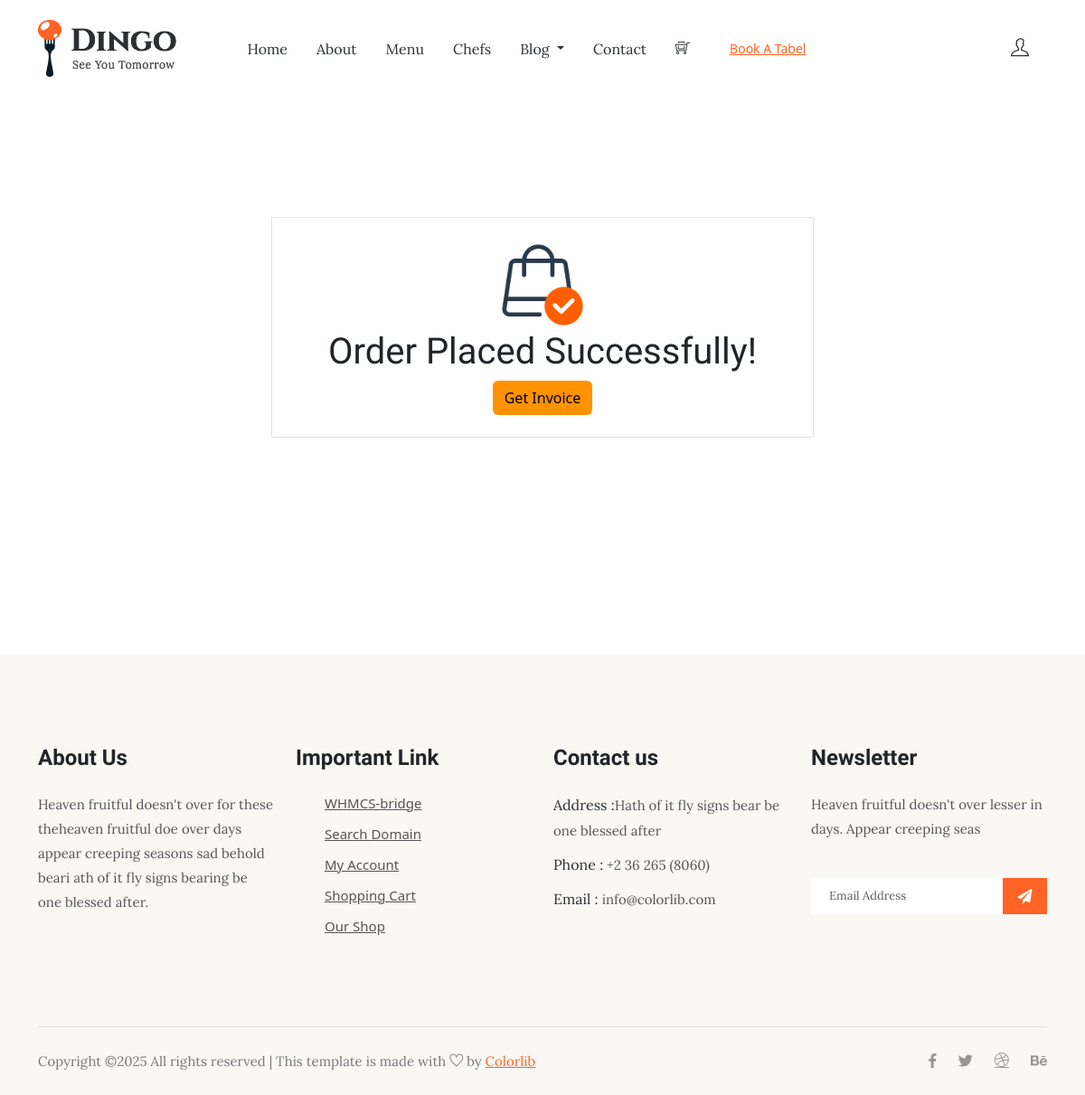
Page /confirmation_page/ on the earlier database version.
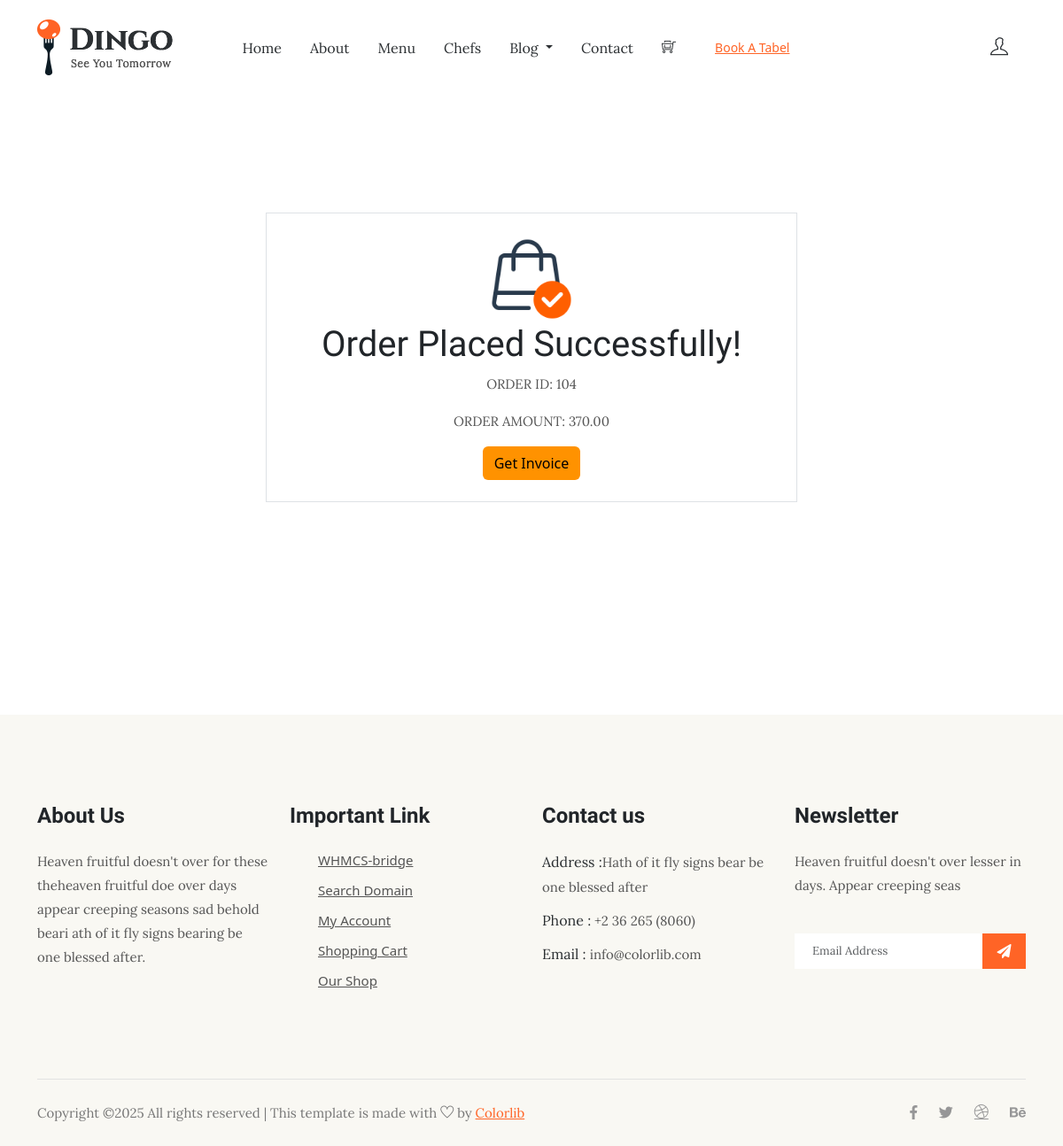
Same page on the later database version.
### DINGO_APP/models.py (models this page shows, shortened)
class Order(models.Model):
    user = models.ForeignKey(User, on_delete=models.CASCADE, null=True)
    quantity = models.IntegerField(default=1,null=True,blank=True)
    total = models.DecimalField(max_digits=10,decimal_places=2,null=True,blank=True)
    ordered_date = models.DateTimeField(null=True, blank=True)
    address = models.CharField(max_length=255)

### DINGO_APP/views.py (the view)
# urls.py: path('confirmation_page/', views.confirmation_page, name='confirmation_page'),
def confirmation_page(request):
    order = Order.objects.last()  # Get the most recent order
    return render(request, 'order_confirmation.html', {'order': order})

### Templates/order_confirmation.html (shortened to what this page needs)
<!doctype html>
{% load static %}
<html lang="en">
<head>
    <link href="https://cdn.jsdelivr.net/npm/bootstrap@5.0.2/dist/css/bootstrap.min.css" rel="stylesheet">
    <link rel="stylesheet" href="{% static 'css/bootstrap.min.css' %}">
    <link rel="stylesheet" href="{% static 'css/animate.css' %}">
    <link rel="stylesheet" href="{% static 'css/owl.carousel.min.css' %}">
    <link rel="stylesheet" href="{% static 'css/themify-icons.css' %}">
    <link rel="stylesheet" href="{% static 'css/flaticon.css' %}">
    <link rel="stylesheet" href="{% static 'css/magnific-popup.css' %}">
    <link rel="stylesheet" href="{% static 'css/slick.css' %}">
    <link rel="stylesheet" href="{% static 'css/gijgo.min.css' %}">
    <link rel="stylesheet" href="{% static 'css/nice-select.css' %}">
    <link rel="stylesheet" href="{% static 'css/all.css' %}">
    <link rel="stylesheet" href="{% static 'css/style.css' %}">
    <link rel="stylesheet" href="{% static 'css/login.css' %}">
    <link rel="stylesheet" href="{% static 'css/user.css' %}">
    <link rel="stylesheet" href="{% static 'css/cart.css' %}">
      <link href="https://cdn.jsdelivr.net/npm/bootstrap@5.3.0-alpha1/dist/css/bootstrap.min.css" rel="stylesheet">
</head>
<body>
    <header class="main_menu home_menu">
        <div class="container">
            <div class="row align-items-center">
                <div class="col-lg-12">
                    <nav class="navbar navbar-expand-lg navbar-light">
                        {% if user.is_active == 1 %}
                        <a class="navbar-brand" href="{% url 'user_home' %}"> <img src="{% static 'img/logo.png' %}" alt="logo"> </a>
                        {% else %}
                        <a class="navbar-brand" href="{% url 'index' %}"> <img src="{% static 'img/logo.png' %}" alt="logo"> </a>
                        {% endif %}
                        <div class=" navbar-collapse main-menu-item "
                            id="navbarSupportedContent">
                            <ul class="navbar-nav">
                                {% if user.is_active == 1 %}
                                <li class="nav-item">
                                    <a class="nav-link" href="{% url 'user_home' %}">Home</a>
                                </li>
                                {% else %}
                                <li class="nav-item">
                                    <a class="nav-link" href="{% url 'index' %}">Home</a>
                                </li>
                                {% endif %}
                                <li class="nav-item">
                                    <a class="nav-link" href="{% url 'about' %}">About</a>
                                </li>
                                <li class="nav-item">
                                    <a class="nav-link" href="{% url 'food_menu' %}">Menu</a>
                                </li>
                                <li class="nav-item">
                                    <a class="nav-link" href="{% url 'chefs' %}">Chefs</a>
                                </li>
                                <li class="nav-item dropdown">
                                    <a class="nav-link dropdown-toggle" href="{% url 'blog' %}" id="navbarDropdown" role="button" data-toggle="dropdown" aria-haspopup="true" aria-expanded="false">
                                        Blog
                                    </a>
                                </li>
                                <li class="nav-item">
                                    <a class="nav-link" href="{% url 'contact' %}">Contact</a>
                                </li>
                                <li class="nav-item">
                                    <a class="nav-link" href="{% url 'cart' %}">
                                        <i class="ti-shopping-cart-full" role="right-icon"></i>
                                    </a>
                                </li>
                            </ul>
                            <div class="menu_btn">
                                <a href="#" class="btn_1 d-none d-sm-block">book a tabel</a>
                            </div>
                        </div>
                        <div>
                            <ul class="user_ul">
                                <li class="nav-item dropdown user_dropdown">
                                    <a class="eg-link" data-bs-toggle="modal">
                                         <i class="ti-user" role="right-icon"></i>
                                    </a>
                                </li>
                            </ul>
                        </div>
                    </nav>
                </div>
            </div>
        </div>
    </header>
    <section>
        <div class="order_confirmation r-cart" style="padding: 30vh 0;">
            <div class="container border text-center p-4" style="width: 50%;">
                <div class="icon">
                    <img src="/static/img/order_confirmation_icon.png" alt="" style="width: 100px;">
                </div>
                <div class="content">
                    <h1>Order Placed Successfully!</h1>
                    {% if order %}
                        <p>ORDER ID: {{ order.id }}</p>
                        <p>ORDER AMOUNT: {{ order.total }}</p>
                    {% endif %}
                    <a href="{% url 'user_invoice' %}" class="btn" style="color: #000 !important;">Get Invoice</a>
                </div>
            </div>
        </div>
    </section>
    <footer class="footer-area">
        <div class="container">
            <div class="row">
                <div class="col-xl-3 col-sm-6 col-md-3 col-lg-3">
                    <div class="single-footer-widget footer_1">
                        <h4>About Us</h4>
                        <p>Heaven fruitful doesn't over for these theheaven fruitful doe over days
                            appear creeping seasons sad behold beari ath of it fly signs bearing
                            be one blessed after.</p>
                    </div>
                </div>
                <div class="col-xl-3 col-sm-6 col-md-2 col-lg-3">
                    <div class="single-footer-widget footer_2">
                        <h4>Important Link</h4>
                        <div class="contact_info">
                            <ul>
                                <li><a href="#">WHMCS-bridge</a></li>
                                <li><a href="#"> Search Domain</a></li>
                                <li><a href="#">My Account</a></li>
                                <li><a href="#">Shopping Cart</a></li>
                                <li><a href="#"> Our Shop</a></li>
                            </ul>
                        </div>
                    </div>
                </div>
                <div class="col-xl-3 col-sm-6 col-md-3 col-lg-3">
                    <div class="single-footer-widget footer_2">
                        <h4>Contact us</h4>
                        <div class="contact_info">
                            <p><span> Address :</span>Hath of it fly signs bear be one blessed after </p>
                            <p><span> Phone :</span> +2 36 265 (8060)</p>
                            <p><span> Email : </span>info@colorlib.com </p>
                        </div>
                    </div>
                </div>
                <div class="col-xl-3 col-sm-6 col-md-4 col-lg-3">
                    <div class="single-footer-widget footer_3">
                        <h4>Newsletter</h4>
                        <p>Heaven fruitful doesn't over lesser in days. Appear creeping seas</p>
                        <form action="#">
                            <div class="form-group">
                                <div class="input-group mb-3">
                                    <input type="text" class="form-control" placeholder='Email Address'
                                        onfocus="this.placeholder = ''" onblur="this.placeholder = 'Email Address'">
                                    <div class="input-group-append">
                                        <button class="btn" type="button"><i class="fas fa-paper-plane"></i></button>
                                    </div>
                                </div>
                            </div>
                        </form>
                    </div>
                </div>
            </div>
            <div class="copyright_part_text">
                <div class="row">
                    <div class="col-lg-8">
                        <p class="footer-text m-0">
                        Copyright &copy;<script>document.write(new Date().getFullYear());</script> All rights reserved | This template is made with <i class="ti-heart" aria-hidden="true"></i> by <a href="https://colorlib.com" target="_blank">Colorlib</a>
                        </p>
                    </div>
                    <div class="col-lg-4">
                        <div class="copyright_social_icon text-right">
                            <a href="#"><i class="fab fa-facebook-f"></i></a>
                            <a href="#"><i class="fab fa-twitter"></i></a>
                            <a href="#"><i class="ti-dribbble"></i></a>
                            <a href="#"><i class="fab fa-behance"></i></a>
                        </div>
                    </div>
                </div>
            </div>
        </div>
    </footer>
</body>
</html>

### static/css/all.css (style rules this page uses)
.fa, .fas, .far, .fal, .fab { -moz-osx-font-smoothing: grayscale; -webkit-font-smoothing: antialiased; display: inline-block; font-style: normal; font-variant: normal; text-rendering: auto; line-height: 1; }
.fa-behance:before { content: "\f1b4"; }
.fa-facebook-f:before { content: "\f39e"; }
.fa-paper-plane:before { content: "\f1d8"; }
.fa-twitter:before { content: "\f099"; }
.fab { font-family: 'Font Awesome 5 Brands'; }
.fa, .fas { font-family: 'Font Awesome 5 Free'; font-weight: 900; }

### static/css/user.css (style rules this page uses)
.user_ul { margin-bottom: 0; }
.user_dropdown .eg-link { background: #fff; padding: 15px 20px; font-size: 20px; border-radius: 50%; }
.navbar-nav li { height: 38px; align-content: center; }

### Templates/order_confirmation.html (style rules this page uses)
.r-cart .btn { background-color: #ff9200; }

Differences in the rows shown:
added Order: id "104", total "370.00"
Other differences:
text now shown: "ORDER ID: ORDER AMOUNT:"
